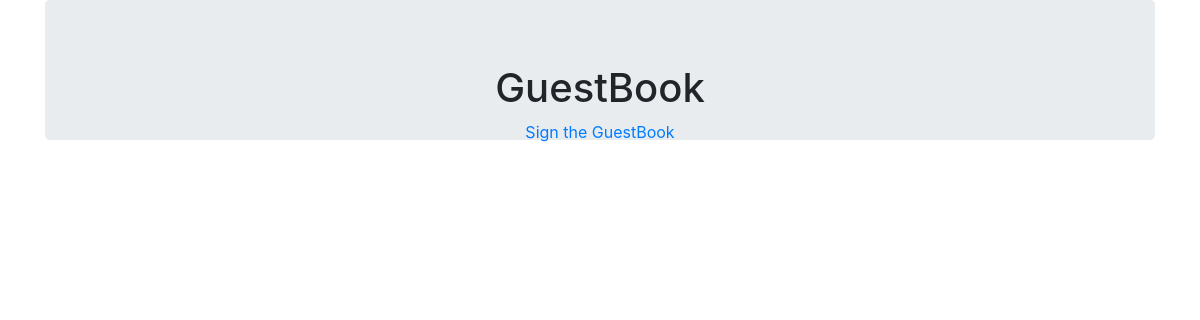
/guestbook/, run on an earlier commit of the app's database.
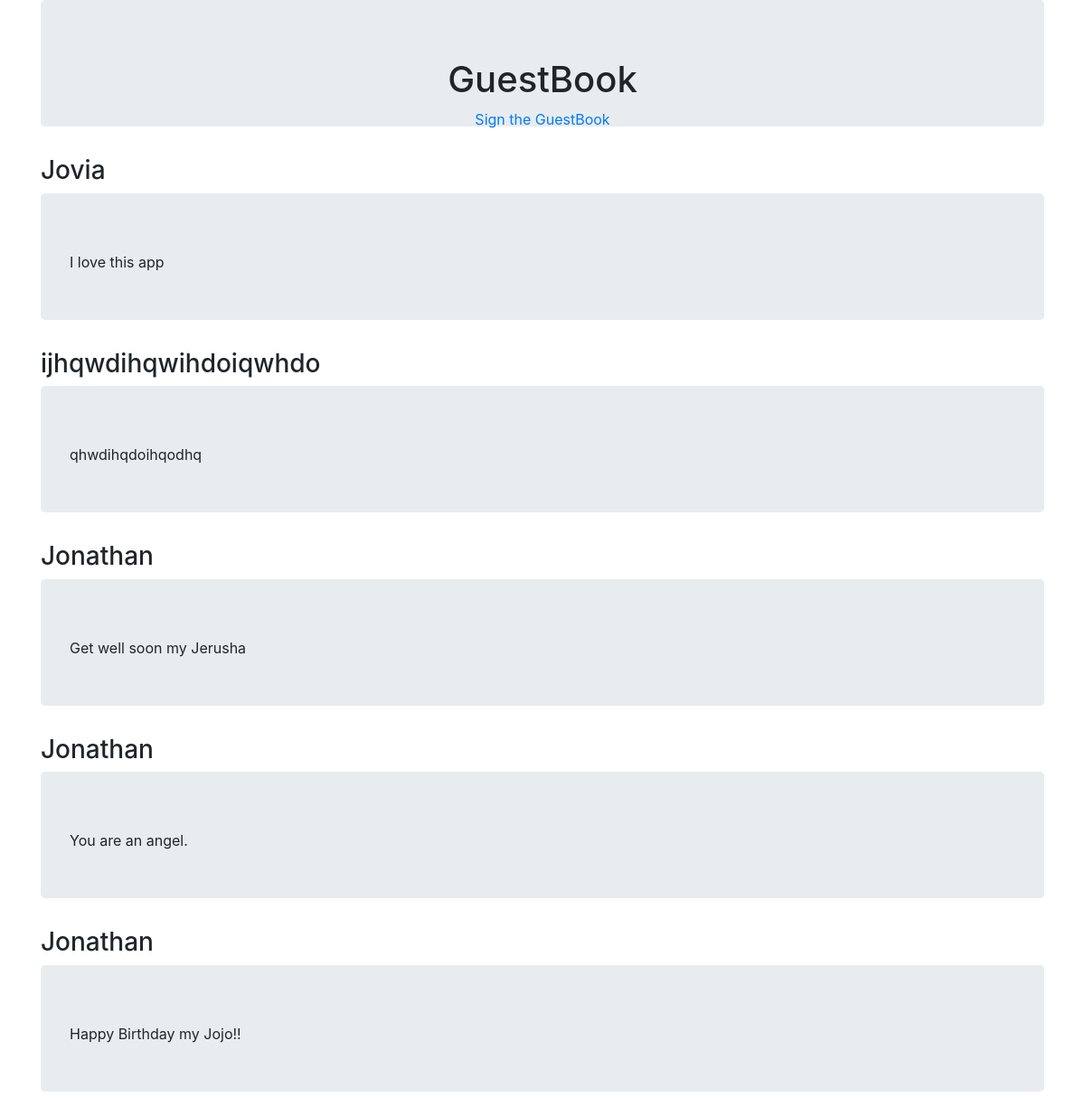
And on a later commit of the database.
### guestbook/models.py (models this page shows, shortened)
class Comment(models.Model):
    name=models.CharField(max_length=20)
    comment=models.TextField()
    date_added=models.DateTimeField(default=timezone.now)

### guestbook/views.py (the view)
# urls.py: path('',views.index,name='index'),
def index(request):
    comments=Comment.objects.order_by('-date_added')
    context={
        'comments':comments,
    }
    return render(request,'guestbook/index.html',context)

### guestbook/templates/guestbook/index.html (shortened to what this page needs)
{%load static%}
<!DOCTYPE html>
<html lang="en">
<head>
    <link rel="stylesheet" href="{% static 'guestbook/bootstrap.min.css' %}">
    <link rel="stylesheet" href="{% static 'guestbook/main.css'%}">
</head>
<body>
  <div class="container">
    <center>
        <div class="jumbotron">
            <h1>GuestBook</h1>
        <a href="{% url 'sign'%}">Sign the GuestBook</a>
        </div>
       </center>
       {% for c in comments %}
           <h3>{{ c.name }}</h3>
           <div class="jumbotron">
             {{c.comment}}
           </div>
       {% endfor %}
  </div>
</body>
</html>

### guestbook/static/guestbook/main.css (style rules this page uses)
.jumbotron { height: 140px; }

What changed in the data, as far as the page shows it:
added Comment: name "Jovia", comment "I love this app"
added Comment: name "ijhqwdihqwihdoiqwhdo", comment "qhwdihqdoihqodhq"
added Comment: name "Jonathan", comment "Get well soon my Jerusha"
added Comment: name "Jonathan", comment "You are an angel."
added Comment: name "Jonathan", comment "Happy Birthday my Jojo!!"
